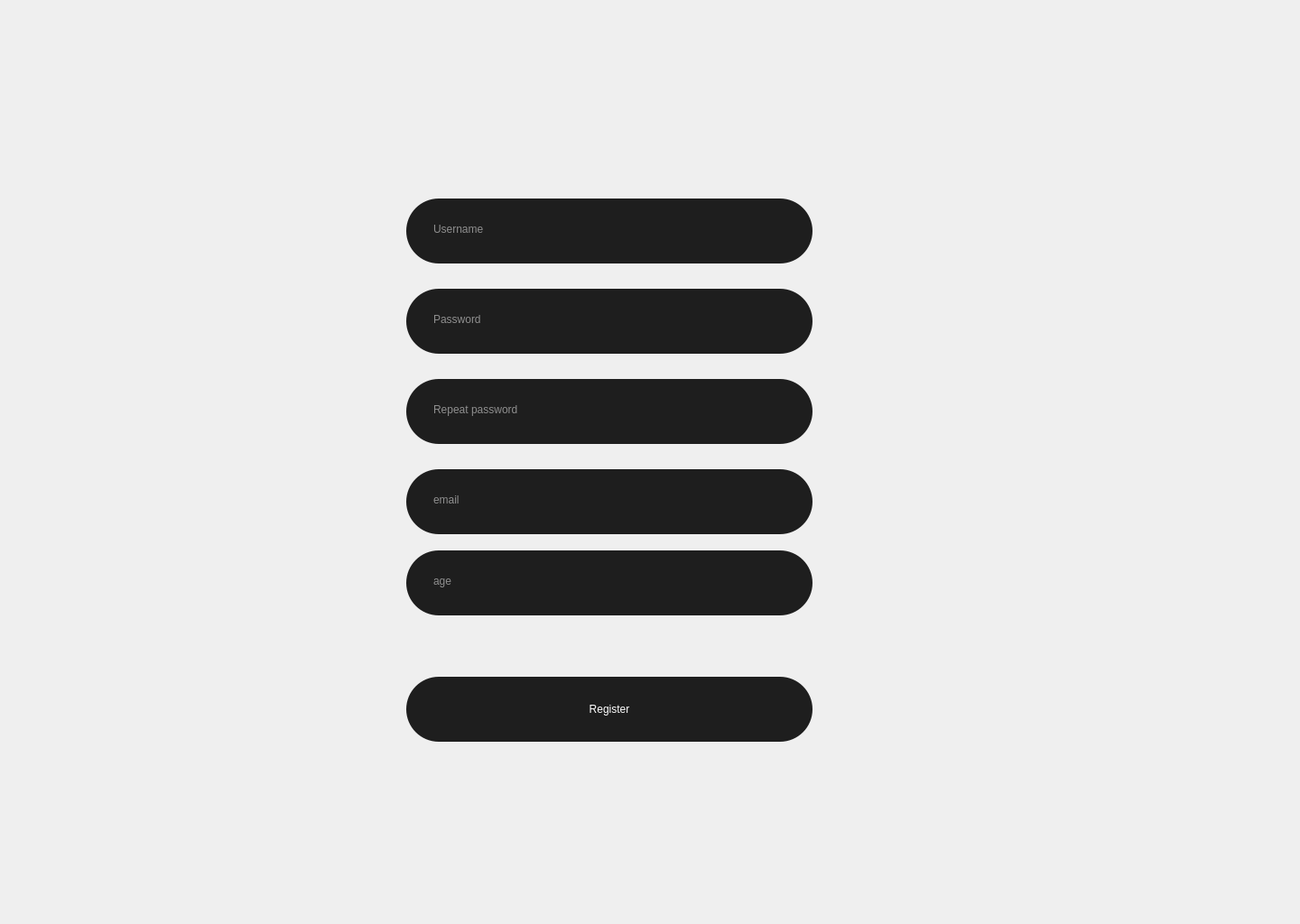
<?xml version="1.0" encoding="UTF-8"?>
<ui version="4.0">
 <class>registerForm</class>
 <widget class="QWidget" name="registerForm">
  <property name="geometry">
   <rect>
    <x>0</x>
    <y>0</y>
    <width>1440</width>
    <height>1024</height>
   </rect>
  </property>
  <property name="windowTitle">
   <string>Form</string>
  </property>
  <widget class="QFrame" name="userNameFrame">
   <property name="geometry">
    <rect>
     <x>450</x>
     <y>220</y>
     <width>450</width>
     <height>72</height>
    </rect>
   </property>
   <property name="minimumSize">
    <size>
     <width>450</width>
     <height>72</height>
    </size>
   </property>
   <property name="styleSheet">
    <string notr="true">background: #1E1E1E;
font: 600 24pt &quot;Segoe UI&quot;;
border-radius: 36px;
color:white;
</string>
   </property>
   <property name="frameShape">
    <enum>QFrame::Shape::StyledPanel</enum>
   </property>
   <property name="frameShadow">
    <enum>QFrame::Shadow::Raised</enum>
   </property>
   <widget class="QLineEdit" name="userNameInput">
    <property name="geometry">
     <rect>
      <x>28</x>
      <y>4</y>
      <width>400</width>
      <height>60</height>
     </rect>
    </property>
    <property name="minimumSize">
     <size>
      <width>400</width>
      <height>60</height>
     </size>
    </property>
    <property name="maximumSize">
     <size>
      <width>400</width>
      <height>16777215</height>
     </size>
    </property>
    <property name="styleSheet">
     <string notr="true"/>
    </property>
    <property name="text">
     <string/>
    </property>
    <property name="frame">
     <bool>false</bool>
    </property>
    <property name="placeholderText">
     <string>Username</string>
    </property>
   </widget>
  </widget>
  <widget class="QFrame" name="userNameFrame_2">
   <property name="geometry">
    <rect>
     <x>450</x>
     <y>320</y>
     <width>450</width>
     <height>72</height>
    </rect>
   </property>
   <property name="minimumSize">
    <size>
     <width>450</width>
     <height>72</height>
    </size>
   </property>
   <property name="styleSheet">
    <string notr="true">background: #1E1E1E;
font: 600 24pt &quot;Segoe UI&quot;;
border-radius: 36px;
color:white;
</string>
   </property>
   <property name="frameShape">
    <enum>QFrame::Shape::StyledPanel</enum>
   </property>
   <property name="frameShadow">
    <enum>QFrame::Shadow::Raised</enum>
   </property>
   <widget class="QLineEdit" name="passwordInput">
    <property name="geometry">
     <rect>
      <x>28</x>
      <y>4</y>
      <width>400</width>
      <height>60</height>
     </rect>
    </property>
    <property name="minimumSize">
     <size>
      <width>400</width>
      <height>60</height>
     </size>
    </property>
    <property name="maximumSize">
     <size>
      <width>400</width>
      <height>16777215</height>
     </size>
    </property>
    <property name="styleSheet">
     <string notr="true"/>
    </property>
    <property name="text">
     <string/>
    </property>
    <property name="frame">
     <bool>false</bool>
    </property>
    <property name="echoMode">
     <enum>QLineEdit::EchoMode::Password</enum>
    </property>
    <property name="placeholderText">
     <string>Password</string>
    </property>
   </widget>
  </widget>
  <widget class="QFrame" name="userNameFrame_3">
   <property name="geometry">
    <rect>
     <x>450</x>
     <y>420</y>
     <width>450</width>
     <height>72</height>
    </rect>
   </property>
   <property name="minimumSize">
    <size>
     <width>450</width>
     <height>72</height>
    </size>
   </property>
   <property name="styleSheet">
    <string notr="true">background: #1E1E1E;
font: 600 24pt &quot;Segoe UI&quot;;
border-radius: 36px;
color:white;
</string>
   </property>
   <property name="frameShape">
    <enum>QFrame::Shape::StyledPanel</enum>
   </property>
   <property name="frameShadow">
    <enum>QFrame::Shadow::Raised</enum>
   </property>
   <widget class="QLineEdit" name="repeatPasswordInput">
    <property name="geometry">
     <rect>
      <x>28</x>
      <y>4</y>
      <width>400</width>
      <height>60</height>
     </rect>
    </property>
    <property name="minimumSize">
     <size>
      <width>400</width>
      <height>60</height>
     </size>
    </property>
    <property name="maximumSize">
     <size>
      <width>400</width>
      <height>16777215</height>
     </size>
    </property>
    <property name="styleSheet">
     <string notr="true"/>
    </property>
    <property name="text">
     <string/>
    </property>
    <property name="frame">
     <bool>false</bool>
    </property>
    <property name="echoMode">
     <enum>QLineEdit::EchoMode::Password</enum>
    </property>
    <property name="placeholderText">
     <string>Repeat password</string>
    </property>
   </widget>
  </widget>
  <widget class="QFrame" name="userNameFrame_4">
   <property name="geometry">
    <rect>
     <x>450</x>
     <y>520</y>
     <width>450</width>
     <height>72</height>
    </rect>
   </property>
   <property name="minimumSize">
    <size>
     <width>450</width>
     <height>72</height>
    </size>
   </property>
   <property name="styleSheet">
    <string notr="true">background: #1E1E1E;
font: 600 24pt &quot;Segoe UI&quot;;
border-radius: 36px;
color:white;
</string>
   </property>
   <property name="frameShape">
    <enum>QFrame::Shape::StyledPanel</enum>
   </property>
   <property name="frameShadow">
    <enum>QFrame::Shadow::Raised</enum>
   </property>
   <widget class="QLineEdit" name="emailInput">
    <property name="geometry">
     <rect>
      <x>28</x>
      <y>4</y>
      <width>400</width>
      <height>60</height>
     </rect>
    </property>
    <property name="minimumSize">
     <size>
      <width>400</width>
      <height>60</height>
     </size>
    </property>
    <property name="maximumSize">
     <size>
      <width>400</width>
      <height>16777215</height>
     </size>
    </property>
    <property name="styleSheet">
     <string notr="true"/>
    </property>
    <property name="text">
     <string/>
    </property>
    <property name="frame">
     <bool>false</bool>
    </property>
    <property name="placeholderText">
     <string>email</string>
    </property>
   </widget>
  </widget>
  <widget class="QFrame" name="userNameFrame_5">
   <property name="geometry">
    <rect>
     <x>450</x>
     <y>610</y>
     <width>450</width>
     <height>72</height>
    </rect>
   </property>
   <property name="minimumSize">
    <size>
     <width>450</width>
     <height>72</height>
    </size>
   </property>
   <property name="styleSheet">
    <string notr="true">background: #1E1E1E;
font: 600 24pt &quot;Segoe UI&quot;;
border-radius: 36px;
color:white;
</string>
   </property>
   <property name="frameShape">
    <enum>QFrame::Shape::StyledPanel</enum>
   </property>
   <property name="frameShadow">
    <enum>QFrame::Shadow::Raised</enum>
   </property>
   <widget class="QLineEdit" name="ageInput">
    <property name="geometry">
     <rect>
      <x>28</x>
      <y>4</y>
      <width>400</width>
      <height>60</height>
     </rect>
    </property>
    <property name="minimumSize">
     <size>
      <width>400</width>
      <height>60</height>
     </size>
    </property>
    <property name="maximumSize">
     <size>
      <width>400</width>
      <height>16777215</height>
     </size>
    </property>
    <property name="styleSheet">
     <string notr="true"/>
    </property>
    <property name="text">
     <string/>
    </property>
    <property name="frame">
     <bool>false</bool>
    </property>
    <property name="placeholderText">
     <string>age</string>
    </property>
   </widget>
  </widget>
  <widget class="QPushButton" name="registerButton">
   <property name="geometry">
    <rect>
     <x>450</x>
     <y>750</y>
     <width>450</width>
     <height>72</height>
    </rect>
   </property>
   <property name="minimumSize">
    <size>
     <width>450</width>
     <height>72</height>
    </size>
   </property>
   <property name="maximumSize">
    <size>
     <width>450</width>
     <height>72</height>
    </size>
   </property>
   <property name="styleSheet">
    <string notr="true">background: #1E1E1E;
font: 600 24pt &quot;Segoe UI&quot;;
width: 458;
height: 62;
top: -656px;
left: -610px;
border-radius: 36px;
color:white;
</string>
   </property>
   <property name="text">
    <string>Register</string>
   </property>
  </widget>
 </widget>
 <resources/>
 <connections/>
</ui>
